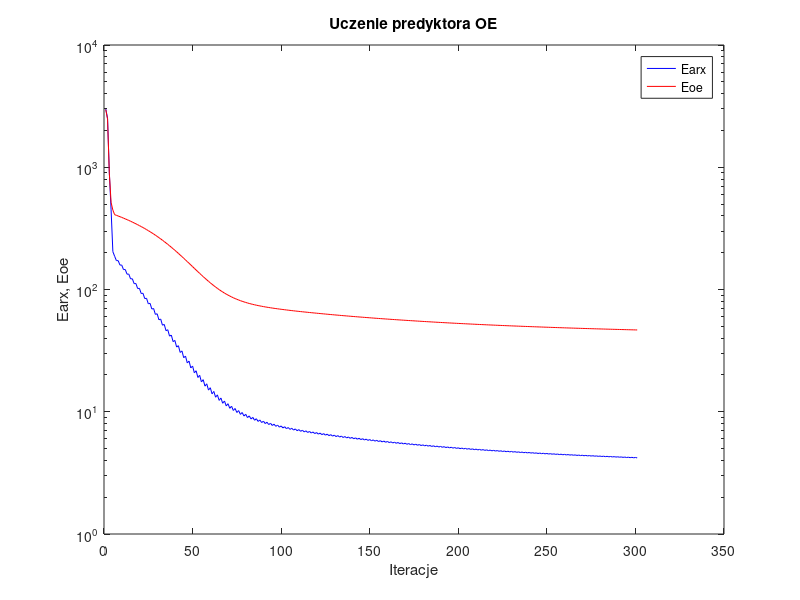
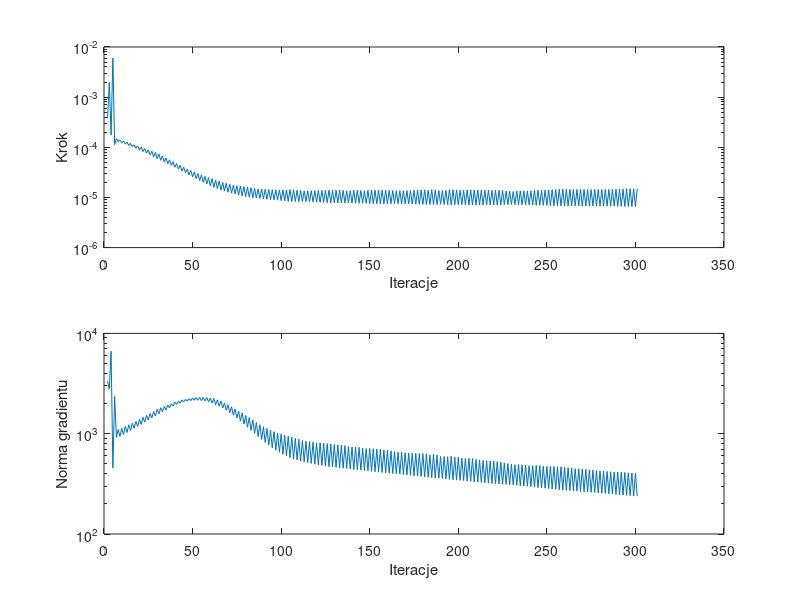

The MATLAB source for these figures, in order:
%uczenie predyktora oe
clear all;
n=0; farx(n+1)=2.995379e+003; foe(n+1)=2.963060e+003; wspucz(n+1)=0.000000e+000; ng(n+1)=0.000000e+000;
n=1; farx(n+1)=2.519648e+003; foe(n+1)=2.475384e+003; krok(n+1)=3.831728e-004; ng(n+1)=3.335935e+003;
n=2; farx(n+1)=9.117415e+002; foe(n+1)=8.924886e+002; krok(n+1)=1.982946e-003; ng(n+1)=2.785878e+003;
n=3; farx(n+1)=4.484279e+002; foe(n+1)=5.155180e+002; krok(n+1)=1.761349e-004; ng(n+1)=6.647015e+003;
n=4; farx(n+1)=2.039467e+002; foe(n+1)=4.461950e+002; krok(n+1)=6.023109e-003; ng(n+1)=4.544667e+002;
n=5; farx(n+1)=1.870759e+002; foe(n+1)=4.095167e+002; krok(n+1)=1.133097e-004; ng(n+1)=2.351285e+003;
n=6; farx(n+1)=1.722810e+002; foe(n+1)=4.043546e+002; krok(n+1)=1.492510e-004; ng(n+1)=9.194519e+002;
n=7; farx(n+1)=1.722650e+002; foe(n+1)=3.993388e+002; krok(n+1)=1.300621e-004; ng(n+1)=1.100413e+003;
n=8; farx(n+1)=1.584985e+002; foe(n+1)=3.940820e+002; krok(n+1)=1.408798e-004; ng(n+1)=9.388156e+002;
n=9; farx(n+1)=1.585159e+002; foe(n+1)=3.889344e+002; krok(n+1)=1.228179e-004; ng(n+1)=1.135113e+003;
n=10; farx(n+1)=1.455529e+002; foe(n+1)=3.835442e+002; krok(n+1)=1.338340e-004; ng(n+1)=9.799300e+002;
n=11; farx(n+1)=1.456592e+002; foe(n+1)=3.782660e+002; krok(n+1)=1.157695e-004; ng(n+1)=1.180863e+003;
n=12; farx(n+1)=1.334673e+002; foe(n+1)=3.727470e+002; krok(n+1)=1.264484e-004; ng(n+1)=1.028108e+003;
n=13; farx(n+1)=1.336398e+002; foe(n+1)=3.673436e+002; krok(n+1)=1.089132e-004; ng(n+1)=1.226922e+003;
n=14; farx(n+1)=1.222016e+002; foe(n+1)=3.616989e+002; krok(n+1)=1.192523e-004; ng(n+1)=1.077097e+003;
n=15; farx(n+1)=1.224366e+002; foe(n+1)=3.561759e+002; krok(n+1)=1.032284e-004; ng(n+1)=1.272463e+003;
n=16; farx(n+1)=1.116845e+002; foe(n+1)=3.504182e+002; krok(n+1)=1.116382e-004; ng(n+1)=1.133761e+003;
n=17; farx(n+1)=1.119716e+002; foe(n+1)=3.447793e+002; krok(n+1)=9.579321e-005; ng(n+1)=1.323336e+003;
n=18; farx(n+1)=1.018154e+002; foe(n+1)=3.388965e+002; krok(n+1)=1.070782e-004; ng(n+1)=1.180735e+003;
n=19; farx(n+1)=1.022299e+002; foe(n+1)=3.331385e+002; krok(n+1)=8.836179e-005; ng(n+1)=1.392597e+003;
n=20; farx(n+1)=9.270176e+001; foe(n+1)=3.271399e+002; krok(n+1)=1.011842e-004; ng(n+1)=1.237757e+003;
n=21; farx(n+1)=9.319052e+001; foe(n+1)=3.212751e+002; krok(n+1)=8.241172e-005; ng(n+1)=1.455694e+003;
n=22; farx(n+1)=8.425880e+001; foe(n+1)=3.151786e+002; krok(n+1)=9.476985e-005; ng(n+1)=1.303303e+003;
n=23; farx(n+1)=8.481431e+001; foe(n+1)=3.092150e+002; krok(n+1)=7.651456e-005; ng(n+1)=1.521376e+003;
n=24; farx(n+1)=7.645503e+001; foe(n+1)=3.030269e+002; krok(n+1)=8.876552e-005; ng(n+1)=1.369906e+003;
n=25; farx(n+1)=7.706713e+001; foe(n+1)=2.969751e+002; krok(n+1)=7.066590e-005; ng(n+1)=1.589274e+003;
n=26; farx(n+1)=6.922348e+001; foe(n+1)=2.907013e+002; krok(n+1)=8.368590e-005; ng(n+1)=1.436573e+003;
n=27; farx(n+1)=6.990793e+001; foe(n+1)=2.845651e+002; krok(n+1)=6.446963e-005; ng(n+1)=1.667462e+003;
n=28; farx(n+1)=6.257243e+001; foe(n+1)=2.782051e+002; krok(n+1)=7.907676e-005; ng(n+1)=1.501397e+003;
n=29; farx(n+1)=6.332931e+001; foe(n+1)=2.720020e+002; krok(n+1)=5.926151e-005; ng(n+1)=1.745711e+003;
n=30; farx(n+1)=5.652008e+001; foe(n+1)=2.655992e+002; krok(n+1)=7.326977e-005; ng(n+1)=1.573811e+003;
n=31; farx(n+1)=5.731643e+001; foe(n+1)=2.593659e+002; krok(n+1)=5.491616e-005; ng(n+1)=1.813436e+003;
n=32; farx(n+1)=5.103711e+001; foe(n+1)=2.529583e+002; krok(n+1)=6.703667e-005; ng(n+1)=1.653474e+003;
n=33; farx(n+1)=5.184206e+001; foe(n+1)=2.467338e+002; krok(n+1)=5.100600e-005; ng(n+1)=1.870634e+003;
n=34; farx(n+1)=4.604250e+001; foe(n+1)=2.403474e+002; krok(n+1)=6.158863e-005; ng(n+1)=1.731919e+003;
n=35; farx(n+1)=4.687380e+001; foe(n+1)=2.341533e+002; krok(n+1)=4.714982e-005; ng(n+1)=1.933419e+003;
n=36; farx(n+1)=4.154968e+001; foe(n+1)=2.278249e+002; krok(n+1)=5.618497e-005; ng(n+1)=1.809875e+003;
n=37; farx(n+1)=4.238813e+001; foe(n+1)=2.217043e+002; krok(n+1)=4.381554e-005; ng(n+1)=1.984810e+003;
n=38; farx(n+1)=3.746671e+001; foe(n+1)=2.154770e+002; krok(n+1)=5.161420e-005; ng(n+1)=1.887592e+003;
n=39; farx(n+1)=3.833692e+001; foe(n+1)=2.094495e+002; krok(n+1)=4.006473e-005; ng(n+1)=2.052558e+003;
n=40; farx(n+1)=3.382408e+001; foe(n+1)=2.033487e+002; krok(n+1)=4.744329e-005; ng(n+1)=1.954739e+003;
n=41; farx(n+1)=3.470134e+001; foe(n+1)=1.974650e+002; krok(n+1)=3.686149e-005; ng(n+1)=2.106306e+003;
n=42; farx(n+1)=3.054861e+001; foe(n+1)=1.915381e+002; krok(n+1)=4.381503e-005; ng(n+1)=2.017713e+003;
n=43; farx(n+1)=3.144675e+001; foe(n+1)=1.858272e+002; krok(n+1)=3.369455e-005; ng(n+1)=2.170525e+003;
n=44; farx(n+1)=2.767164e+001; foe(n+1)=1.801156e+002; krok(n+1)=4.002667e-005; ng(n+1)=2.072659e+003;
n=45; farx(n+1)=2.854546e+001; foe(n+1)=1.746390e+002; krok(n+1)=3.104372e-005; ng(n+1)=2.199823e+003;
n=46; farx(n+1)=2.510793e+001; foe(n+1)=1.691765e+002; krok(n+1)=3.693259e-005; ng(n+1)=2.114473e+003;
n=47; farx(n+1)=2.596060e+001; foe(n+1)=1.639622e+002; krok(n+1)=2.832743e-005; ng(n+1)=2.234354e+003;
n=48; farx(n+1)=2.282931e+001; foe(n+1)=1.587716e+002; krok(n+1)=3.452947e-005; ng(n+1)=2.138055e+003;
n=49; farx(n+1)=2.366888e+001; foe(n+1)=1.538449e+002; krok(n+1)=2.581106e-005; ng(n+1)=2.270590e+003;
n=50; farx(n+1)=2.082640e+001; foe(n+1)=1.489626e+002; krok(n+1)=3.223481e-005; ng(n+1)=2.150998e+003;
n=51; farx(n+1)=2.164905e+001; foe(n+1)=1.443539e+002; krok(n+1)=2.371798e-005; ng(n+1)=2.291616e+003;
n=52; farx(n+1)=1.907102e+001; foe(n+1)=1.398210e+002; krok(n+1)=2.996764e-005; ng(n+1)=2.157112e+003;
n=53; farx(n+1)=1.986433e+001; foe(n+1)=1.355506e+002; krok(n+1)=2.170937e-005; ng(n+1)=2.304425e+003;
n=54; farx(n+1)=1.754006e+001; foe(n+1)=1.313672e+002; krok(n+1)=2.809248e-005; ng(n+1)=2.141038e+003;
n=55; farx(n+1)=1.830027e+001; foe(n+1)=1.274530e+002; krok(n+1)=2.007443e-005; ng(n+1)=2.299030e+003;
n=56; farx(n+1)=1.619824e+001; foe(n+1)=1.236435e+002; krok(n+1)=2.635297e-005; ng(n+1)=2.117360e+003;
n=57; farx(n+1)=1.692716e+001; foe(n+1)=1.200816e+002; krok(n+1)=1.852774e-005; ng(n+1)=2.294678e+003;
n=58; farx(n+1)=1.503431e+001; foe(n+1)=1.166420e+002; krok(n+1)=2.480406e-005; ng(n+1)=2.077597e+003;
n=59; farx(n+1)=1.571977e+001; foe(n+1)=1.134337e+002; krok(n+1)=1.709205e-005; ng(n+1)=2.272123e+003;
n=60; farx(n+1)=1.401693e+001; foe(n+1)=1.103411e+002; krok(n+1)=2.369246e-005; ng(n+1)=2.017326e+003;
n=61; farx(n+1)=1.466508e+001; foe(n+1)=1.074722e+002; krok(n+1)=1.588017e-005; ng(n+1)=2.241910e+003;
n=62; farx(n+1)=1.314841e+001; foe(n+1)=1.047276e+002; krok(n+1)=2.230894e-005; ng(n+1)=1.951788e+003;
n=63; farx(n+1)=1.374753e+001; foe(n+1)=1.021986e+002; krok(n+1)=1.497616e-005; ng(n+1)=2.172519e+003;
n=64; farx(n+1)=1.238445e+001; foe(n+1)=9.978655e+001; krok(n+1)=2.122479e-005; ng(n+1)=1.879410e+003;
n=65; farx(n+1)=1.294935e+001; foe(n+1)=9.755922e+001; krok(n+1)=1.414532e-005; ng(n+1)=2.116374e+003;
n=66; farx(n+1)=1.173607e+001; foe(n+1)=9.546223e+001; krok(n+1)=1.990494e-005; ng(n+1)=1.803982e+003;
n=67; farx(n+1)=1.224899e+001; foe(n+1)=9.352515e+001; krok(n+1)=1.338683e-005; ng(n+1)=2.025357e+003;
n=68; farx(n+1)=1.116495e+001; foe(n+1)=9.169264e+001; krok(n+1)=1.918810e-005; ng(n+1)=1.710599e+003;
n=69; farx(n+1)=1.163870e+001; foe(n+1)=9.000858e+001; krok(n+1)=1.272730e-005; ng(n+1)=1.944544e+003;
n=70; farx(n+1)=1.067014e+001; foe(n+1)=8.842225e+001; krok(n+1)=1.836951e-005; ng(n+1)=1.619527e+003;
n=71; farx(n+1)=1.110706e+001; foe(n+1)=8.696500e+001; krok(n+1)=1.222055e-005; ng(n+1)=1.854784e+003;
n=72; farx(n+1)=1.024268e+001; foe(n+1)=8.559998e+001; krok(n+1)=1.747813e-005; ng(n+1)=1.530443e+003;
n=73; farx(n+1)=1.063873e+001; foe(n+1)=8.434382e+001; krok(n+1)=1.171829e-005; ng(n+1)=1.757702e+003;
n=74; farx(n+1)=9.860132e+000; foe(n+1)=8.316032e+001; krok(n+1)=1.707914e-005; ng(n+1)=1.433623e+003;
n=75; farx(n+1)=1.022417e+001; foe(n+1)=8.207049e+001; krok(n+1)=1.115447e-005; ng(n+1)=1.680246e+003;
n=76; farx(n+1)=9.518345e+000; foe(n+1)=8.103988e+001; krok(n+1)=1.693219e-005; ng(n+1)=1.335479e+003;
n=77; farx(n+1)=9.859574e+000; foe(n+1)=8.008958e+001; krok(n+1)=1.071362e-005; ng(n+1)=1.611865e+003;
n=78; farx(n+1)=9.225918e+000; foe(n+1)=7.919933e+001; krok(n+1)=1.633595e-005; ng(n+1)=1.247744e+003;
n=79; farx(n+1)=9.536434e+000; foe(n+1)=7.837742e+001; krok(n+1)=1.039083e-005; ng(n+1)=1.519918e+003;
n=80; farx(n+1)=8.960650e+000; foe(n+1)=7.760078e+001; krok(n+1)=1.608814e-005; ng(n+1)=1.160458e+003;
n=81; farx(n+1)=9.250223e+000; foe(n+1)=7.688131e+001; krok(n+1)=1.009346e-005; ng(n+1)=1.447416e+003;
n=82; farx(n+1)=8.727969e+000; foe(n+1)=7.620413e+001; krok(n+1)=1.563162e-005; ng(n+1)=1.081678e+003;
n=83; farx(n+1)=8.995555e+000; foe(n+1)=7.557394e+001; krok(n+1)=9.884595e-006; ng(n+1)=1.368499e+003;
n=84; farx(n+1)=8.520414e+000; foe(n+1)=7.497892e+001; krok(n+1)=1.519948e-005; ng(n+1)=1.008089e+003;
n=85; farx(n+1)=8.768085e+000; foe(n+1)=7.442340e+001; krok(n+1)=9.722265e-006; ng(n+1)=1.293170e+003;
n=86; farx(n+1)=8.332288e+000; foe(n+1)=7.389621e+001; krok(n+1)=1.484784e-005; ng(n+1)=9.403053e+002;
n=87; farx(n+1)=8.563124e+000; foe(n+1)=7.340123e+001; krok(n+1)=9.549067e-006; ng(n+1)=1.227574e+003;
n=88; farx(n+1)=8.159393e+000; foe(n+1)=7.292883e+001; krok(n+1)=1.466008e-005; ng(n+1)=8.768873e+002;
n=89; farx(n+1)=8.376854e+000; foe(n+1)=7.248206e+001; krok(n+1)=9.342023e-006; ng(n+1)=1.174184e+003;
n=90; farx(n+1)=8.001621e+000; foe(n+1)=7.205373e+001; krok(n+1)=1.453671e-005; ng(n+1)=8.187415e+002;
n=91; farx(n+1)=8.207589e+000; foe(n+1)=7.164720e+001; krok(n+1)=9.184756e-006; ng(n+1)=1.126550e+003;
n=92; farx(n+1)=7.855811e+000; foe(n+1)=7.125625e+001; krok(n+1)=1.442554e-005; ng(n+1)=7.692066e+002;
n=93; farx(n+1)=8.052009e+000; foe(n+1)=7.088220e+001; krok(n+1)=9.003600e-006; ng(n+1)=1.088108e+003;
n=94; farx(n+1)=7.722241e+000; foe(n+1)=7.052095e+001; krok(n+1)=1.433996e-005; ng(n+1)=7.235759e+002;
n=95; farx(n+1)=7.909298e+000; foe(n+1)=7.017493e+001; krok(n+1)=8.883311e-006; ng(n+1)=1.049514e+003;
n=96; farx(n+1)=7.599590e+000; foe(n+1)=6.983922e+001; krok(n+1)=1.416371e-005; ng(n+1)=6.851175e+002;
n=97; farx(n+1)=7.778141e+000; foe(n+1)=6.951743e+001; krok(n+1)=8.818566e-006; ng(n+1)=1.011167e+003;
n=98; farx(n+1)=7.481787e+000; foe(n+1)=6.920385e+001; krok(n+1)=1.414532e-005; ng(n+1)=6.534428e+002;
n=99; farx(n+1)=7.655323e+000; foe(n+1)=6.889922e+001; krok(n+1)=8.648025e-006; ng(n+1)=9.902487e+002;
n=100; farx(n+1)=7.373085e+000; foe(n+1)=6.860256e+001; krok(n+1)=1.414532e-005; ng(n+1)=6.242064e+002;
n=101; farx(n+1)=7.540831e+000; foe(n+1)=6.831389e+001; krok(n+1)=8.539569e-006; ng(n+1)=9.652608e+002;
n=102; farx(n+1)=7.270557e+000; foe(n+1)=6.803201e+001; krok(n+1)=1.414532e-005; ng(n+1)=5.994287e+002;
n=103; farx(n+1)=7.432381e+000; foe(n+1)=6.775658e+001; krok(n+1)=8.379583e-006; ng(n+1)=9.444093e+002;
n=104; farx(n+1)=7.172411e+000; foe(n+1)=6.748493e+001; krok(n+1)=1.436371e-005; ng(n+1)=5.766152e+002;
n=105; farx(n+1)=7.330915e+000; foe(n+1)=6.722001e+001; krok(n+1)=8.272636e-006; ng(n+1)=9.294633e+002;
n=106; farx(n+1)=7.083591e+000; foe(n+1)=6.695982e+001; krok(n+1)=1.416371e-005; ng(n+1)=5.588167e+002;
n=107; farx(n+1)=7.236816e+000; foe(n+1)=6.670757e+001; krok(n+1)=8.316918e-006; ng(n+1)=9.008734e+002;
n=108; farx(n+1)=6.999074e+000; foe(n+1)=6.645982e+001; krok(n+1)=1.386876e-005; ng(n+1)=5.457226e+002;
n=109; farx(n+1)=7.147355e+000; foe(n+1)=6.621772e+001; krok(n+1)=8.287718e-006; ng(n+1)=8.788706e+002;
n=110; farx(n+1)=6.919037e+000; foe(n+1)=6.597878e+001; krok(n+1)=1.373458e-005; ng(n+1)=5.332117e+002;
n=111; farx(n+1)=7.063533e+000; foe(n+1)=6.574584e+001; krok(n+1)=8.316918e-006; ng(n+1)=8.581004e+002;
n=112; farx(n+1)=6.842785e+000; foe(n+1)=6.551654e+001; krok(n+1)=1.350026e-005; ng(n+1)=5.247354e+002;
n=113; farx(n+1)=6.982982e+000; foe(n+1)=6.529145e+001; krok(n+1)=8.274713e-006; ng(n+1)=8.406773e+002;
n=114; farx(n+1)=6.768068e+000; foe(n+1)=6.506865e+001; krok(n+1)=1.356957e-005; ng(n+1)=5.147645e+002;
n=115; farx(n+1)=6.905672e+000; foe(n+1)=6.484919e+001; krok(n+1)=8.182517e-006; ng(n+1)=8.330395e+002;
n=116; farx(n+1)=6.697011e+000; foe(n+1)=6.463206e+001; krok(n+1)=1.361457e-005; ng(n+1)=5.051500e+002;
n=117; farx(n+1)=6.831511e+000; foe(n+1)=6.441838e+001; krok(n+1)=8.114575e-006; ng(n+1)=8.232077e+002;
n=118; farx(n+1)=6.629338e+000; foe(n+1)=6.420649e+001; krok(n+1)=1.361415e-005; ng(n+1)=4.964249e+002;
n=119; farx(n+1)=6.760167e+000; foe(n+1)=6.399875e+001; krok(n+1)=8.058704e-006; ng(n+1)=8.112855e+002;
n=120; farx(n+1)=6.561315e+000; foe(n+1)=6.379142e+001; krok(n+1)=1.384553e-005; ng(n+1)=4.884596e+002;
n=121; farx(n+1)=6.691546e+000; foe(n+1)=6.358671e+001; krok(n+1)=7.964158e-006; ng(n+1)=8.128686e+002;
n=122; farx(n+1)=6.497534e+000; foe(n+1)=6.338474e+001; krok(n+1)=1.384553e-005; ng(n+1)=4.825151e+002;
n=123; farx(n+1)=6.624953e+000; foe(n+1)=6.318465e+001; krok(n+1)=7.895680e-006; ng(n+1)=8.056825e+002;
n=124; farx(n+1)=6.436235e+000; foe(n+1)=6.298668e+001; krok(n+1)=1.390226e-005; ng(n+1)=4.758267e+002;
n=125; farx(n+1)=6.560586e+000; foe(n+1)=6.279137e+001; krok(n+1)=7.840842e-006; ng(n+1)=7.969281e+002;
n=126; farx(n+1)=6.376279e+000; foe(n+1)=6.259720e+001; krok(n+1)=1.400833e-005; ng(n+1)=4.698556e+002;
n=127; farx(n+1)=6.498718e+000; foe(n+1)=6.240585e+001; krok(n+1)=7.806114e-006; ng(n+1)=7.914249e+002;
n=128; farx(n+1)=6.319598e+000; foe(n+1)=6.221658e+001; krok(n+1)=1.390431e-005; ng(n+1)=4.654462e+002;
n=129; farx(n+1)=6.438997e+000; foe(n+1)=6.203028e+001; krok(n+1)=7.803699e-006; ng(n+1)=7.798527e+002;
n=130; farx(n+1)=6.263748e+000; foe(n+1)=6.184557e+001; krok(n+1)=1.390226e-005; ng(n+1)=4.614114e+002;
n=131; farx(n+1)=6.380695e+000; foe(n+1)=6.166306e+001; krok(n+1)=7.745883e-006; ng(n+1)=7.739779e+002;
n=132; farx(n+1)=6.209338e+000; foe(n+1)=6.148169e+001; krok(n+1)=1.400116e-005; ng(n+1)=4.562892e+002;
n=133; farx(n+1)=6.324893e+000; foe(n+1)=6.130274e+001; krok(n+1)=7.746296e-006; ng(n+1)=7.688050e+002;
n=134; farx(n+1)=6.157431e+000; foe(n+1)=6.112676e+001; krok(n+1)=1.384553e-005; ng(n+1)=4.536597e+002;
n=135; farx(n+1)=6.270661e+000; foe(n+1)=6.095196e+001; krok(n+1)=7.746296e-006; ng(n+1)=7.600989e+002;
n=136; farx(n+1)=6.108806e+000; foe(n+1)=6.078036e+001; krok(n+1)=1.361563e-005; ng(n+1)=4.502137e+002;
n=137; farx(n+1)=6.218334e+000; foe(n+1)=6.061113e+001; krok(n+1)=7.794783e-006; ng(n+1)=7.430648e+002;
n=138; farx(n+1)=6.059818e+000; foe(n+1)=6.044374e+001; krok(n+1)=1.356957e-005; ng(n+1)=4.469095e+002;
n=139; farx(n+1)=6.166260e+000; foe(n+1)=6.027796e+001; krok(n+1)=7.698578e-006; ng(n+1)=7.368980e+002;
n=140; farx(n+1)=6.010616e+000; foe(n+1)=6.011180e+001; krok(n+1)=1.390431e-005; ng(n+1)=4.402367e+002;
n=141; farx(n+1)=6.116216e+000; foe(n+1)=5.994824e+001; krok(n+1)=7.651404e-006; ng(n+1)=7.370414e+002;
n=142; farx(n+1)=5.963838e+000; foe(n+1)=5.978600e+001; krok(n+1)=1.386696e-005; ng(n+1)=4.369039e+002;
n=143; farx(n+1)=6.067429e+000; foe(n+1)=5.962579e+001; krok(n+1)=7.632581e-006; ng(n+1)=7.307160e+002;
n=144; farx(n+1)=5.919559e+000; foe(n+1)=5.946708e+001; krok(n+1)=1.373458e-005; ng(n+1)=4.332783e+002;
n=145; farx(n+1)=6.020614e+000; foe(n+1)=5.931137e+001; krok(n+1)=7.690425e-006; ng(n+1)=7.176452e+002;
n=146; farx(n+1)=5.875805e+000; foe(n+1)=5.915726e+001; krok(n+1)=1.357488e-005; ng(n+1)=4.312039e+002;
n=147; farx(n+1)=5.974307e+000; foe(n+1)=5.900497e+001; krok(n+1)=7.653807e-006; ng(n+1)=7.099244e+002;
n=148; farx(n+1)=5.830865e+000; foe(n+1)=5.885326e+001; krok(n+1)=1.384553e-005; ng(n+1)=4.265522e+002;
n=149; farx(n+1)=5.928508e+000; foe(n+1)=5.870218e+001; krok(n+1)=7.532364e-006; ng(n+1)=7.144397e+002;
n=150; farx(n+1)=5.788451e+000; foe(n+1)=5.855219e+001; krok(n+1)=1.399157e-005; ng(n+1)=4.212200e+002;
n=151; farx(n+1)=5.884239e+000; foe(n+1)=5.840416e+001; krok(n+1)=7.517282e-006; ng(n+1)=7.083718e+002;
n=152; farx(n+1)=5.746983e+000; foe(n+1)=5.825739e+001; krok(n+1)=1.398954e-005; ng(n+1)=4.177784e+002;
n=153; farx(n+1)=5.840859e+000; foe(n+1)=5.811223e+001; krok(n+1)=7.486185e-006; ng(n+1)=7.029285e+002;
n=154; farx(n+1)=5.706341e+000; foe(n+1)=5.796815e+001; krok(n+1)=1.404611e-005; ng(n+1)=4.138457e+002;
n=155; farx(n+1)=5.798678e+000; foe(n+1)=5.782571e+001; krok(n+1)=7.471755e-006; ng(n+1)=6.981607e+002;
n=156; farx(n+1)=5.667400e+000; foe(n+1)=5.768488e+001; krok(n+1)=1.395508e-005; ng(n+1)=4.107007e+002;
n=157; farx(n+1)=5.757632e+000; foe(n+1)=5.754583e+001; krok(n+1)=7.482921e-006; ng(n+1)=6.891481e+002;
n=158; farx(n+1)=5.629080e+000; foe(n+1)=5.740824e+001; krok(n+1)=1.390226e-005; ng(n+1)=4.076765e+002;
n=159; farx(n+1)=5.717481e+000; foe(n+1)=5.727208e+001; krok(n+1)=7.471755e-006; ng(n+1)=6.826426e+002;
n=160; farx(n+1)=5.592003e+000; foe(n+1)=5.713731e+001; krok(n+1)=1.384395e-005; ng(n+1)=4.043151e+002;
n=161; farx(n+1)=5.678298e+000; foe(n+1)=5.700432e+001; krok(n+1)=7.470954e-006; ng(n+1)=6.741426e+002;
n=162; farx(n+1)=5.556306e+000; foe(n+1)=5.687228e+001; krok(n+1)=1.373458e-005; ng(n+1)=4.009355e+002;
n=163; farx(n+1)=5.640631e+000; foe(n+1)=5.674285e+001; krok(n+1)=7.530287e-006; ng(n+1)=6.628205e+002;
n=164; farx(n+1)=5.521071e+000; foe(n+1)=5.661464e+001; krok(n+1)=1.355752e-005; ng(n+1)=3.991718e+002;
n=165; farx(n+1)=5.603459e+000; foe(n+1)=5.648804e+001; krok(n+1)=7.520390e-006; ng(n+1)=6.554256e+002;
n=166; farx(n+1)=5.485996e+000; foe(n+1)=5.636222e+001; krok(n+1)=1.361457e-005; ng(n+1)=3.956862e+002;
n=167; farx(n+1)=5.567105e+000; foe(n+1)=5.623777e+001; krok(n+1)=7.493898e-006; ng(n+1)=6.520048e+002;
n=168; farx(n+1)=5.451948e+000; foe(n+1)=5.611446e+001; krok(n+1)=1.361457e-005; ng(n+1)=3.924623e+002;
n=169; farx(n+1)=5.531360e+000; foe(n+1)=5.599241e+001; krok(n+1)=7.462740e-006; ng(n+1)=6.467265e+002;
n=170; farx(n+1)=5.418427e+000; foe(n+1)=5.587112e+001; krok(n+1)=1.368724e-005; ng(n+1)=3.886923e+002;
n=171; farx(n+1)=5.496458e+000; foe(n+1)=5.575127e+001; krok(n+1)=7.440373e-006; ng(n+1)=6.424234e+002;
n=172; farx(n+1)=5.385478e+000; foe(n+1)=5.563233e+001; krok(n+1)=1.372904e-005; ng(n+1)=3.854588e+002;
n=173; farx(n+1)=5.461907e+000; foe(n+1)=5.551452e+001; krok(n+1)=7.381362e-006; ng(n+1)=6.389242e+002;
n=174; farx(n+1)=5.352914e+000; foe(n+1)=5.539698e+001; krok(n+1)=1.390431e-005; ng(n+1)=3.811071e+002;
n=175; farx(n+1)=5.428130e+000; foe(n+1)=5.528101e+001; krok(n+1)=7.338903e-006; ng(n+1)=6.364155e+002;
n=176; farx(n+1)=5.320927e+000; foe(n+1)=5.516544e+001; krok(n+1)=1.400833e-005; ng(n+1)=3.775568e+002;
n=177; farx(n+1)=5.395033e+000; foe(n+1)=5.505126e+001; krok(n+1)=7.303802e-006; ng(n+1)=6.339926e+002;
n=178; farx(n+1)=5.289120e+000; foe(n+1)=5.493782e+001; krok(n+1)=1.414532e-005; ng(n+1)=3.742938e+002;
n=179; farx(n+1)=5.362543e+000; foe(n+1)=5.482494e+001; krok(n+1)=7.258975e-006; ng(n+1)=6.346244e+002;
n=180; farx(n+1)=5.258709e+000; foe(n+1)=5.471375e+001; krok(n+1)=1.414532e-005; ng(n+1)=3.712410e+002;
n=181; farx(n+1)=5.330873e+000; foe(n+1)=5.460306e+001; krok(n+1)=7.258975e-006; ng(n+1)=6.293414e+002;
n=182; farx(n+1)=5.230325e+000; foe(n+1)=5.449441e+001; krok(n+1)=1.390431e-005; ng(n+1)=3.686776e+002;
n=183; farx(n+1)=5.299661e+000; foe(n+1)=5.438728e+001; krok(n+1)=7.265431e-006; ng(n+1)=6.147812e+002;
n=184; farx(n+1)=5.199407e+000; foe(n+1)=5.427985e+001; krok(n+1)=1.430061e-005; ng(n+1)=3.645772e+002;
n=185; farx(n+1)=5.268927e+000; foe(n+1)=5.417277e+001; krok(n+1)=7.172631e-006; ng(n+1)=6.228554e+002;
n=186; farx(n+1)=5.171804e+000; foe(n+1)=5.406721e+001; krok(n+1)=1.416371e-005; ng(n+1)=3.613266e+002;
n=187; farx(n+1)=5.239593e+000; foe(n+1)=5.396343e+001; krok(n+1)=7.258975e-006; ng(n+1)=6.094617e+002;
n=188; farx(n+1)=5.145481e+000; foe(n+1)=5.386139e+001; krok(n+1)=1.373458e-005; ng(n+1)=3.602907e+002;
n=189; farx(n+1)=5.210918e+000; foe(n+1)=5.376112e+001; krok(n+1)=7.325937e-006; ng(n+1)=5.941248e+002;
n=190; farx(n+1)=5.118133e+000; foe(n+1)=5.366146e+001; krok(n+1)=1.372904e-005; ng(n+1)=3.580066e+002;
n=191; farx(n+1)=5.182370e+000; foe(n+1)=5.356270e+001; krok(n+1)=7.265431e-006; ng(n+1)=5.918207e+002;
n=192; farx(n+1)=5.091168e+000; foe(n+1)=5.346415e+001; krok(n+1)=1.390431e-005; ng(n+1)=3.541012e+002;
n=193; farx(n+1)=5.154234e+000; foe(n+1)=5.336688e+001; krok(n+1)=7.204914e-006; ng(n+1)=5.896074e+002;
n=194; farx(n+1)=5.063269e+000; foe(n+1)=5.326940e+001; krok(n+1)=1.430061e-005; ng(n+1)=3.502229e+002;
n=195; farx(n+1)=5.126509e+000; foe(n+1)=5.317212e+001; krok(n+1)=7.114163e-006; ng(n+1)=5.972782e+002;
n=196; farx(n+1)=5.038367e+000; foe(n+1)=5.307629e+001; krok(n+1)=1.416371e-005; ng(n+1)=3.471349e+002;
n=197; farx(n+1)=5.099563e+000; foe(n+1)=5.298201e+001; krok(n+1)=7.147272e-006; ng(n+1)=5.843934e+002;
n=198; farx(n+1)=5.013071e+000; foe(n+1)=5.288804e+001; krok(n+1)=1.416371e-005; ng(n+1)=3.444171e+002;
n=199; farx(n+1)=5.073480e+000; foe(n+1)=5.279552e+001; krok(n+1)=7.172631e-006; ng(n+1)=5.797251e+002;
n=200; farx(n+1)=4.989094e+000; foe(n+1)=5.270427e+001; krok(n+1)=1.390431e-005; ng(n+1)=3.429142e+002;
n=201; farx(n+1)=5.047988e+000; foe(n+1)=5.261421e+001; krok(n+1)=7.211524e-006; ng(n+1)=5.699468e+002;
n=202; farx(n+1)=4.965003e+000; foe(n+1)=5.252512e+001; krok(n+1)=1.384553e-005; ng(n+1)=3.408530e+002;
n=203; farx(n+1)=5.022552e+000; foe(n+1)=5.243666e+001; krok(n+1)=7.156975e-006; ng(n+1)=5.658568e+002;
n=204; farx(n+1)=4.940492e+000; foe(n+1)=5.234832e+001; krok(n+1)=1.414532e-005; ng(n+1)=3.369337e+002;
n=205; farx(n+1)=4.997747e+000; foe(n+1)=5.226059e+001; krok(n+1)=7.114163e-006; ng(n+1)=5.676127e+002;
n=206; farx(n+1)=4.917056e+000; foe(n+1)=5.217408e+001; krok(n+1)=1.414532e-005; ng(n+1)=3.345018e+002;
n=207; farx(n+1)=4.973124e+000; foe(n+1)=5.208784e+001; krok(n+1)=7.066537e-006; ng(n+1)=5.640279e+002;
n=208; farx(n+1)=4.894661e+000; foe(n+1)=5.200222e+001; krok(n+1)=1.416371e-005; ng(n+1)=3.309160e+002;
n=209; farx(n+1)=4.949512e+000; foe(n+1)=5.191821e+001; krok(n+1)=7.118613e-006; ng(n+1)=5.548965e+002;
n=210; farx(n+1)=4.872613e+000; foe(n+1)=5.183503e+001; krok(n+1)=1.396978e-005; ng(n+1)=3.294658e+002;
n=211; farx(n+1)=4.926233e+000; foe(n+1)=5.175287e+001; krok(n+1)=7.122056e-006; ng(n+1)=5.481540e+002;
n=212; farx(n+1)=4.850755e+000; foe(n+1)=5.167124e+001; krok(n+1)=1.396978e-005; ng(n+1)=3.269285e+002;
n=213; farx(n+1)=4.903456e+000; foe(n+1)=5.159060e+001; krok(n+1)=7.118613e-006; ng(n+1)=5.436621e+002;
n=214; farx(n+1)=4.829543e+000; foe(n+1)=5.151061e+001; krok(n+1)=1.390431e-005; ng(n+1)=3.246191e+002;
n=215; farx(n+1)=4.881139e+000; foe(n+1)=5.143167e+001; krok(n+1)=7.122056e-006; ng(n+1)=5.375550e+002;
n=216; farx(n+1)=4.808260e+000; foe(n+1)=5.135322e+001; krok(n+1)=1.395478e-005; ng(n+1)=3.222232e+002;
n=217; farx(n+1)=4.859323e+000; foe(n+1)=5.127539e+001; krok(n+1)=7.114163e-006; ng(n+1)=5.356638e+002;
n=218; farx(n+1)=4.787898e+000; foe(n+1)=5.119874e+001; krok(n+1)=1.384553e-005; ng(n+1)=3.203107e+002;
n=219; farx(n+1)=4.837660e+000; foe(n+1)=5.112255e+001; krok(n+1)=7.086051e-006; ng(n+1)=5.296207e+002;
n=220; farx(n+1)=4.767503e+000; foe(n+1)=5.104670e+001; krok(n+1)=1.399157e-005; ng(n+1)=3.170056e+002;
n=221; farx(n+1)=4.816636e+000; foe(n+1)=5.097172e+001; krok(n+1)=7.084991e-006; ng(n+1)=5.266499e+002;
n=222; farx(n+1)=4.747789e+000; foe(n+1)=5.089760e+001; krok(n+1)=1.390226e-005; ng(n+1)=3.151410e+002;
n=223; farx(n+1)=4.795977e+000; foe(n+1)=5.082410e+001; krok(n+1)=7.084991e-006; ng(n+1)=5.214393e+002;
n=224; farx(n+1)=4.729086e+000; foe(n+1)=5.075140e+001; krok(n+1)=1.373458e-005; ng(n+1)=3.128928e+002;
n=225; farx(n+1)=4.776181e+000; foe(n+1)=5.068000e+001; krok(n+1)=7.172631e-006; ng(n+1)=5.111012e+002;
n=226; farx(n+1)=4.710731e+000; foe(n+1)=5.060960e+001; krok(n+1)=1.342816e-005; ng(n+1)=3.122673e+002;
n=227; farx(n+1)=4.756706e+000; foe(n+1)=5.053998e+001; krok(n+1)=7.211524e-006; ng(n+1)=5.028802e+002;
n=228; farx(n+1)=4.692694e+000; foe(n+1)=5.047112e+001; krok(n+1)=1.328620e-005; ng(n+1)=3.105322e+002;
n=229; farx(n+1)=4.737776e+000; foe(n+1)=5.040310e+001; krok(n+1)=7.258975e-006; ng(n+1)=4.957753e+002;
n=230; farx(n+1)=4.674894e+000; foe(n+1)=5.033596e+001; krok(n+1)=1.314101e-005; ng(n+1)=3.092581e+002;
n=231; farx(n+1)=4.718718e+000; foe(n+1)=5.026928e+001; krok(n+1)=7.204914e-006; ng(n+1)=4.905276e+002;
n=232; farx(n+1)=4.656447e+000; foe(n+1)=5.020247e+001; krok(n+1)=1.348707e-005; ng(n+1)=3.054330e+002;
n=233; farx(n+1)=4.700060e+000; foe(n+1)=5.013622e+001; krok(n+1)=7.137645e-006; ng(n+1)=4.929012e+002;
n=234; farx(n+1)=4.638982e+000; foe(n+1)=5.007039e+001; krok(n+1)=1.351734e-005; ng(n+1)=3.028702e+002;
n=235; farx(n+1)=4.681830e+000; foe(n+1)=5.000536e+001; krok(n+1)=7.137645e-006; ng(n+1)=4.885141e+002;
n=236; farx(n+1)=4.621493e+000; foe(n+1)=4.994076e+001; krok(n+1)=1.356957e-005; ng(n+1)=3.008321e+002;
n=237; farx(n+1)=4.663895e+000; foe(n+1)=4.987655e+001; krok(n+1)=7.114163e-006; ng(n+1)=4.873672e+002;
n=238; farx(n+1)=4.604965e+000; foe(n+1)=4.981316e+001; krok(n+1)=1.346311e-005; ng(n+1)=2.988005e+002;
n=239; farx(n+1)=4.646268e+000; foe(n+1)=4.975046e+001; krok(n+1)=7.122056e-006; ng(n+1)=4.802548e+002;
n=240; farx(n+1)=4.588076e+000; foe(n+1)=4.968803e+001; krok(n+1)=1.356957e-005; ng(n+1)=2.964165e+002;
n=241; farx(n+1)=4.628785e+000; foe(n+1)=4.962610e+001; krok(n+1)=7.065934e-006; ng(n+1)=4.793400e+002;
n=242; farx(n+1)=4.570988e+000; foe(n+1)=4.956432e+001; krok(n+1)=1.384553e-005; ng(n+1)=2.935318e+002;
n=243; farx(n+1)=4.611392e+000; foe(n+1)=4.950269e+001; krok(n+1)=6.975132e-006; ng(n+1)=4.820295e+002;
n=244; farx(n+1)=4.554508e+000; foe(n+1)=4.944137e+001; krok(n+1)=1.404611e-005; ng(n+1)=2.904444e+002;
n=245; farx(n+1)=4.594522e+000; foe(n+1)=4.938056e+001; krok(n+1)=6.971762e-006; ng(n+1)=4.803146e+002;
n=246; farx(n+1)=4.538916e+000; foe(n+1)=4.932064e+001; krok(n+1)=1.387715e-005; ng(n+1)=2.889173e+002;
n=247; farx(n+1)=4.577873e+000; foe(n+1)=4.926129e+001; krok(n+1)=6.975132e-006; ng(n+1)=4.732814e+002;
n=248; farx(n+1)=4.523025e+000; foe(n+1)=4.920220e+001; krok(n+1)=1.398954e-005; ng(n+1)=2.865631e+002;
n=249; farx(n+1)=4.561458e+000; foe(n+1)=4.914360e+001; krok(n+1)=6.939469e-006; ng(n+1)=4.718513e+002;
n=250; farx(n+1)=4.507199e+000; foe(n+1)=4.908534e+001; krok(n+1)=1.414532e-005; ng(n+1)=2.842418e+002;
n=251; farx(n+1)=4.545126e+000; foe(n+1)=4.902731e+001; krok(n+1)=6.872937e-006; ng(n+1)=4.719336e+002;
n=252; farx(n+1)=4.491717e+000; foe(n+1)=4.896948e+001; krok(n+1)=1.433996e-005; ng(n+1)=2.813587e+002;
n=253; farx(n+1)=4.529128e+000; foe(n+1)=4.891222e+001; krok(n+1)=6.846713e-006; ng(n+1)=4.701238e+002;
n=254; farx(n+1)=4.476455e+000; foe(n+1)=4.885528e+001; krok(n+1)=1.442554e-005; ng(n+1)=2.792323e+002;
n=255; farx(n+1)=4.513300e+000; foe(n+1)=4.879877e+001; krok(n+1)=6.807713e-006; ng(n+1)=4.684422e+002;
n=256; farx(n+1)=4.461246e+000; foe(n+1)=4.874249e+001; krok(n+1)=1.460917e-005; ng(n+1)=2.767858e+002;
n=257; farx(n+1)=4.497708e+000; foe(n+1)=4.868655e+001; krok(n+1)=6.770166e-006; ng(n+1)=4.681807e+002;
n=258; farx(n+1)=4.446697e+000; foe(n+1)=4.863109e+001; krok(n+1)=1.461294e-005; ng(n+1)=2.746304e+002;
n=259; farx(n+1)=4.482456e+000; foe(n+1)=4.857626e+001; krok(n+1)=6.773676e-006; ng(n+1)=4.633298e+002;
n=260; farx(n+1)=4.432510e+000; foe(n+1)=4.852183e+001; krok(n+1)=1.453926e-005; ng(n+1)=2.728109e+002;
n=261; farx(n+1)=4.467557e+000; foe(n+1)=4.846817e+001; krok(n+1)=6.790329e-006; ng(n+1)=4.577768e+002;
n=262; farx(n+1)=4.418461e+000; foe(n+1)=4.841487e+001; krok(n+1)=1.448140e-005; ng(n+1)=2.712214e+002;
n=263; farx(n+1)=4.452922e+000; foe(n+1)=4.836216e+001; krok(n+1)=6.790329e-006; ng(n+1)=4.539496e+002;
n=264; farx(n+1)=4.404874e+000; foe(n+1)=4.830986e+001; krok(n+1)=1.438760e-005; ng(n+1)=2.694972e+002;
n=265; farx(n+1)=4.438610e+000; foe(n+1)=4.825832e+001; krok(n+1)=6.807713e-006; ng(n+1)=4.481421e+002;
n=266; farx(n+1)=4.391109e+000; foe(n+1)=4.820705e+001; krok(n+1)=1.442554e-005; ng(n+1)=2.678846e+002;
n=267; farx(n+1)=4.424426e+000; foe(n+1)=4.815610e+001; krok(n+1)=6.772347e-006; ng(n+1)=4.471456e+002;
n=268; farx(n+1)=4.377644e+000; foe(n+1)=4.810550e+001; krok(n+1)=1.451496e-005; ng(n+1)=2.657579e+002;
n=269; farx(n+1)=4.410484e+000; foe(n+1)=4.805527e+001; krok(n+1)=6.754223e-006; ng(n+1)=4.448705e+002;
n=270; farx(n+1)=4.364629e+000; foe(n+1)=4.800547e+001; krok(n+1)=1.448879e-005; ng(n+1)=2.638629e+002;
n=271; farx(n+1)=4.396849e+000; foe(n+1)=4.795624e+001; krok(n+1)=6.763611e-006; ng(n+1)=4.401686e+002;
n=272; farx(n+1)=4.351954e+000; foe(n+1)=4.790739e+001; krok(n+1)=1.438760e-005; ng(n+1)=2.622557e+002;
n=273; farx(n+1)=4.383504e+000; foe(n+1)=4.785923e+001; krok(n+1)=6.780679e-006; ng(n+1)=4.346966e+002;
n=274; farx(n+1)=4.339113e+000; foe(n+1)=4.781132e+001; krok(n+1)=1.442554e-005; ng(n+1)=2.607054e+002;
n=275; farx(n+1)=4.370295e+000; foe(n+1)=4.776371e+001; krok(n+1)=6.750279e-006; ng(n+1)=4.337191e+002;
n=276; farx(n+1)=4.326871e+000; foe(n+1)=4.771647e+001; krok(n+1)=1.438760e-005; ng(n+1)=2.587827e+002;
n=277; farx(n+1)=4.357424e+000; foe(n+1)=4.766989e+001; krok(n+1)=6.772347e-006; ng(n+1)=4.282852e+002;
n=278; farx(n+1)=4.314657e+000; foe(n+1)=4.762363e+001; krok(n+1)=1.433996e-005; ng(n+1)=2.573797e+002;
n=279; farx(n+1)=4.344732e+000; foe(n+1)=4.757779e+001; krok(n+1)=6.763611e-006; ng(n+1)=4.253628e+002;
n=280; farx(n+1)=4.302608e+000; foe(n+1)=4.753228e+001; krok(n+1)=1.436371e-005; ng(n+1)=2.556724e+002;
n=281; farx(n+1)=4.332235e+000; foe(n+1)=4.748712e+001; krok(n+1)=6.750279e-006; ng(n+1)=4.228471e+002;
n=282; farx(n+1)=4.290664e+000; foe(n+1)=4.744231e+001; krok(n+1)=1.442554e-005; ng(n+1)=2.539360e+002;
n=283; farx(n+1)=4.319855e+000; foe(n+1)=4.739772e+001; krok(n+1)=6.715934e-006; ng(n+1)=4.212349e+002;
n=284; farx(n+1)=4.279047e+000; foe(n+1)=4.735339e+001; krok(n+1)=1.448879e-005; ng(n+1)=2.518575e+002;
n=285; farx(n+1)=4.307742e+000; foe(n+1)=4.730958e+001; krok(n+1)=6.715934e-006; ng(n+1)=4.176585e+002;
n=286; farx(n+1)=4.267489e+000; foe(n+1)=4.726600e+001; krok(n+1)=1.451496e-005; ng(n+1)=2.502763e+002;
n=287; farx(n+1)=4.295789e+000; foe(n+1)=4.722278e+001; krok(n+1)=6.697231e-006; ng(n+1)=4.156983e+002;
n=288; farx(n+1)=4.256142e+000; foe(n+1)=4.717984e+001; krok(n+1)=1.455793e-005; ng(n+1)=2.485380e+002;
n=289; farx(n+1)=4.284004e+000; foe(n+1)=4.713725e+001; krok(n+1)=6.679454e-006; ng(n+1)=4.132645e+002;
n=290; farx(n+1)=4.244842e+000; foe(n+1)=4.709489e+001; krok(n+1)=1.466008e-005; ng(n+1)=2.467490e+002;
n=291; farx(n+1)=4.272359e+000; foe(n+1)=4.705277e+001; krok(n+1)=6.649354e-006; ng(n+1)=4.121477e+002;
n=292; farx(n+1)=4.233727e+000; foe(n+1)=4.701095e+001; krok(n+1)=1.476011e-005; ng(n+1)=2.449020e+002;
n=293; farx(n+1)=4.260852e+000; foe(n+1)=4.696935e+001; krok(n+1)=6.620244e-006; ng(n+1)=4.105239e+002;
n=294; farx(n+1)=4.222833e+000; foe(n+1)=4.692799e+001; krok(n+1)=1.484241e-005; ng(n+1)=2.431044e+002;
n=295; farx(n+1)=4.249546e+000; foe(n+1)=4.688702e+001; krok(n+1)=6.608572e-006; ng(n+1)=4.079557e+002;
n=296; farx(n+1)=4.212052e+000; foe(n+1)=4.684628e+001; krok(n+1)=1.489515e-005; ng(n+1)=2.415313e+002;
n=297; farx(n+1)=4.238393e+000; foe(n+1)=4.680584e+001; krok(n+1)=6.589629e-006; ng(n+1)=4.060196e+002;
n=298; farx(n+1)=4.201558e+000; foe(n+1)=4.676566e+001; krok(n+1)=1.490654e-005; ng(n+1)=2.399190e+002;
n=299; farx(n+1)=4.227451e+000; foe(n+1)=4.672593e+001; krok(n+1)=6.589629e-006; ng(n+1)=4.025403e+002;
n=300; farx(n+1)=4.191047e+000; foe(n+1)=4.668642e+001; krok(n+1)=1.496279e-005; ng(n+1)=2.384679e+002;

figure; semilogy(farx,'b'); hold on; semilogy(foe,'r'); xlabel('Iteracje'); ylabel('Earx, Eoe'); legend('Earx','Eoe'); title('Uczenie predyktora OE');
figure; subplot(2,1,1); semilogy(krok); xlabel('Iteracje'); ylabel('Krok');
subplot(2,1,2); semilogy(ng); xlabel('Iteracje'); ylabel('Norma gradientu');
Earx=farx(n+1)
Eoe=foe(n+1)
